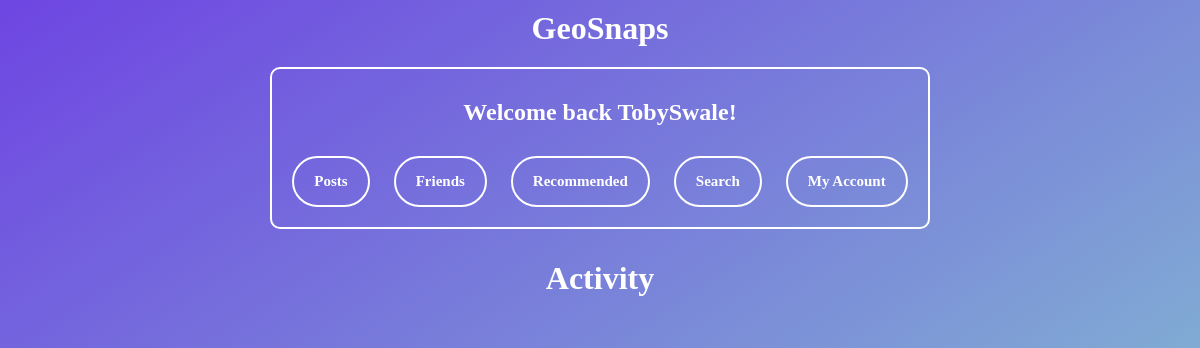
The app's page /activity (signed in), older data.
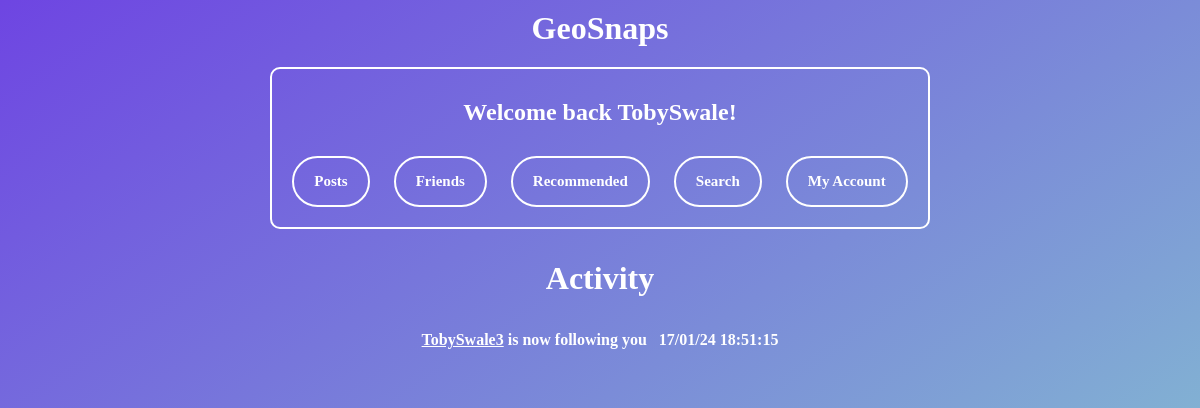
The same page, newer data.
### tables this page shows
CREATE TABLE "friendrequests" (
	"usersend"	TEXT,
	"userreceive"	TEXT,
	"status"	INTEGER DEFAULT 0
, "timesent"	TEXT);

### main.py (the view)
@web_site.route('/activity', methods=['GET', 'POST'])
def activity():
    if "username" not in session:
        return redirect("/login")
    msg = ""
    username = session["username"]
    con = sqlite3.connect('database.db')
    con.row_factory = sqlite3.Row
    cursor = con.cursor()
    sql = """SELECT Likes.usersliked, Likes.id, Likes.timesent
       FROM Likes
       JOIN Posts ON Likes.id = Posts.id
       WHERE Posts.user = ?"""
    cursor.execute(sql, (username,))
    rows = cursor.fetchall()
    newrows = []
    for row in rows:
        rowdict = dict(row)
        rowdict['type'] = 'like'
        newrows.append(rowdict)
    con.row_factory = sqlite3.Row
    cursor = con.cursor()
    sql = """SELECT friendrequests.usersend, friendrequests.timesent
           FROM friendrequests
           WHERE friendrequests.userreceive = ? AND status = 2"""
    cursor.execute(sql, (username,))
    rows2 = cursor.fetchall()
    newrows2 = []
    for row in rows2:
        rowdict = dict(row)
        rowdict['type'] = 'follower'
        newrows2.append(rowdict)
    con.row_factory = sqlite3.Row
    cursor = con.cursor()
    sql = "SELECT * FROM friendrequests WHERE userreceive = ? AND status = 1"
    cursor.execute(sql, (username,))
    rows3 = cursor.fetchall()
    newrows3 = []
    for row in rows3:
        rowdict = dict(row)
        rowdict['type'] = 'request'
        newrows3.append(rowdict)
    con.row_factory = sqlite3.Row
    cursor = con.cursor()
    sql = "SELECT * FROM friendrequests WHERE usersend = ? AND status = 2"
    cursor.execute(sql, (username,))
    rows4 = cursor.fetchall()
    newrows4 = []
    for row in rows4:
        rowdict = dict(row)
        rowdict['type'] = 'following'
        newrows4.append(rowdict)
    con.row_factory = sqlite3.Row
    cursor = con.cursor()
    sql = "SELECT * FROM friendrequests WHERE usersend = ? AND status = 1"
    cursor.execute(sql, (username,))
    rows5 = cursor.fetchall()
    newrows5 = []
    for row in rows5:
        rowdict = dict(row)
        rowdict['type'] = 'requestfollowing'
        newrows5.append(rowdict)
    newrows += newrows2
    newrows += newrows3
    newrows += newrows4
    newrows += newrows5
    rowsinsec = []
    for row in newrows:
        getdatetime = datetime.strptime(row["timesent"], "%d/%m/%y %H:%M:%S") #converts to known format
        datetimenow = datetime.now() #Gets time now
        datetimedif = datetimenow - getdatetime #finds dif
        timedif = datetimedif.total_seconds() #converts dif to s
        rowdict = dict(row) #sets var to old dict of row
        rowdict['timedif'] = timedif #adds sec dif to dict
        rowsinsec.append(rowdict) #appends to list
    sortedrows = sorted(rowsinsec, key=lambda x: x.get('timedif'))
    if sortedrows == []:
        msg = "No recent activity"
    return render_template("activity.html", rows=sortedrows, username=username,msg=msg)

### templates/activity.html (shortened to what this page needs)
{% extends 'base.html' %}
{% block content %}
<h1>Activity</h1>
<div class="namelink">
  <table class="centered-table" style="text-align: left;">
    {% for row in rows %}
    <tr>
      {% if row["type"] == "like" %}
        {% if row["usersliked"] != username %}
          <td><a href ='/viewaccount?id={{row["usersliked"]}}'>{{row["usersliked"]}}</a> liked your <a href ='/viewpost?id={{row["id"]}}'>post</a></td>
          <td>{{row["timesent"]}}</td>
        {% endif %}
      {% else %}
        {% if row["type"] == "follower" %}
          <td><a href ='/viewaccount?id={{row["usersend"]}}'>{{row["usersend"]}}</a> is now following you</td>
          <td>{{row["timesent"]}}</td>
        {% elif row["type"] == "request" %}
          <td><a href ='/acceptignore?id={{row["usersend"]}}'>{{row["usersend"]}}</a> has sent you a follow request</td>
          <td>{{row["timesent"]}}</td>
        {% elif row["type"] == "following" %}
          <td>You are now following <a href='/viewaccount?id={{row["userreceive"]}}'>{{row["userreceive"]}}</a></td>
          <td>{{row["timesent"]}}</td>
        {% elif row["type"] == "requestfollowing" %}
          <td>You sent a follow request to <a href='/viewaccount?id={{row["userreceive"]}}'>{{row["userreceive"]}}</a></td>
          <td>{{row["timesent"]}}</td>
        {% endif %}
      {% endif %}
    </tr>
    {% endfor %}
  </table>
</div>
{% endblock %}

### templates/base.html (shortened to what this page needs)
<html>
<head>
<link href="/static/style.css" rel="stylesheet">
</head>
<body>
<a href='/GeoSnaps' style="display: block; text-decoration: none; color: white; pointer-events: none;">
  <h1 style="margin: 0px;">
    <span style="pointer-events: auto;">GeoSnaps</span>
  </h1>
</a>
<div class="buttonbox">
  {% if session["username"] %}
    <h2>Welcome back {{ session["username"] }}!</h2>
    <a href ='/allposts' class="linkbutton">Posts</a>
    <a href ='/friends' class="linkbutton">Friends</a>
    <a href ='/recommended' class="linkbutton">Recommended</a>
    <a href ='/search' class="linkbutton">Search</a>
    <a href ='/account' class="linkbutton">My Account</a>
  {% else %}
    <h2>You are not logged in</h2>
    <a href ='/Index' class="linkbutton">Register</a>
    <a href ='/login' class="linkbutton">Login</a>
  {% endif %}
</div>
  {% block content %}{% endblock %}
</body>
</html>

### static/style.css (style rules this page uses)
body { background: linear-gradient(to bottom right, #6e45e2, #88d3ce); text-align: center; }
h1 { color:white; font-family:Verdana; }
h2 { color:white; font-family:Verdana; }
a { font-weight:bold; text-decoration:none; margin:10px; }
.linkbutton { display: inline-flex; align-items: center; justify-content: center; padding: 15px 20px; font-family: "Verdana"; font-weight: 700; font-size: 15px; text-decoration: none; color: #FFFFFF; border: 2px solid #FFFFFF; border-radius: 30px; }
.buttonbox { border: 2px solid white; border-radius: 10px; padding: 10px; margin: 10px; display: inline-block; }
.centered-table { margin: 0 auto; color:white; font-family:Verdana; border: 1px solid transparent; border-spacing: 10px; font-weight:bold; text-align: center; }

### templates/activity.html (style rules this page uses)
.namelink a { text-decoration: underline; color: white; font-family:Verdana; margin: 0; }

Row changes from the older to the newer data that the page shows:
added friendrequests: usersend "TobySwale3", timesent "17/01/24 18:51:15"
